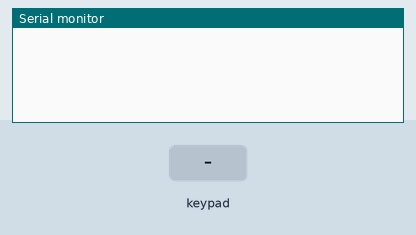
Simulated run of this sketch. Board: Arduino Uno, built with avr-gcc and run on an emulated ATmega328P. Shown: the last lines printed to the serial monitor. The inputs (shaded band) are chosen by the test bench.

Above: at 1.2 s.
1.3 s: key '1' pressed
At 1.8 s:
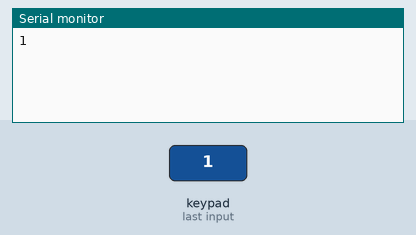
2.8 s: key 'o' pressed
At 4.0 s:
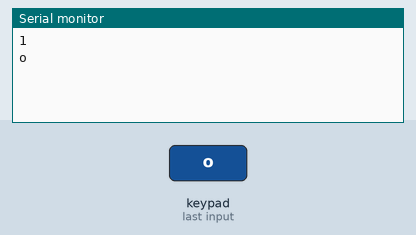
4.3 s: key 's' pressed
At 5.5 s:
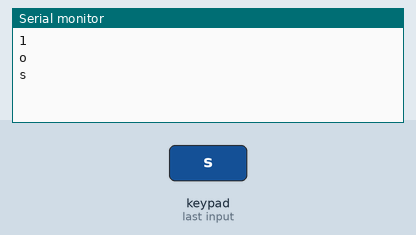
5.8 s: key 'g' pressed
At 7.0 s:
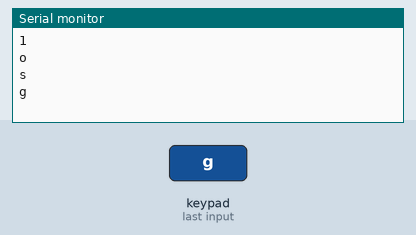
7.3 s: key 'd' pressed
At 8.4 s:
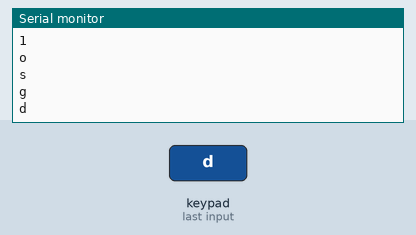
8.8 s: key 'e' pressed
At 9.8 s:
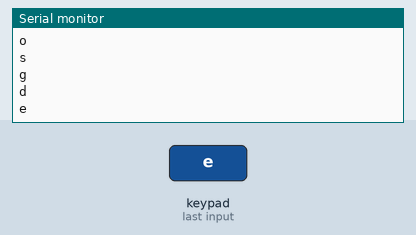

The sketch:

clavier.ino
```cpp
#include "Keypad.h"
#include "Clavier.h"
#include "lcd.h"

void setup()
{
    Serial.begin(9600);
    lcdInit();
}

void loop()
{
    char key = kpGetValue();
    const char *cckey = &key;

    if (key != NO_KEY){
        Serial.println(key);
        lcdClrScr();
        lcdWriteStringAtPosition(0, 0, cckey);
    }

    delay(100);
}
```

Measured:
- after the input at 1.3 s, the serial monitor: prints a new line at once (image 1)
- after the input at 2.8 s, the serial monitor: prints a new line at once (image 2)
- after the input at 4.3 s, the serial monitor: prints a new line at once (image 3)
- after the input at 5.8 s, the serial monitor: prints a new line at once (image 4)
- after the input at 7.3 s, the serial monitor: prints a new line at once (image 5)
- after the input at 8.8 s, the serial monitor: prints a new line at once (image 6)
